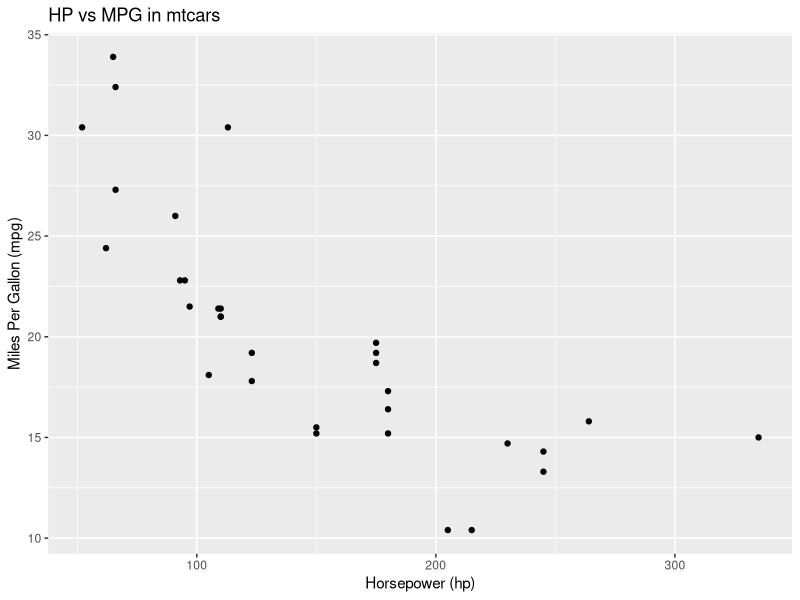
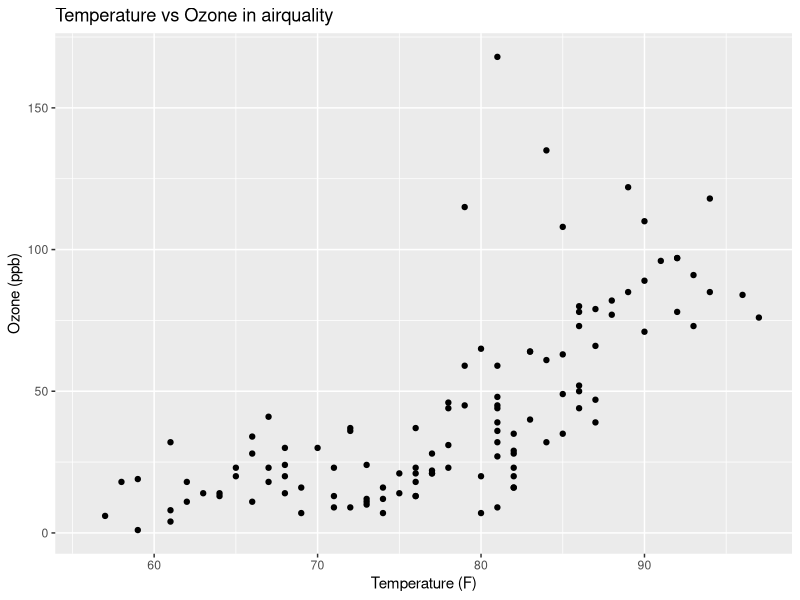
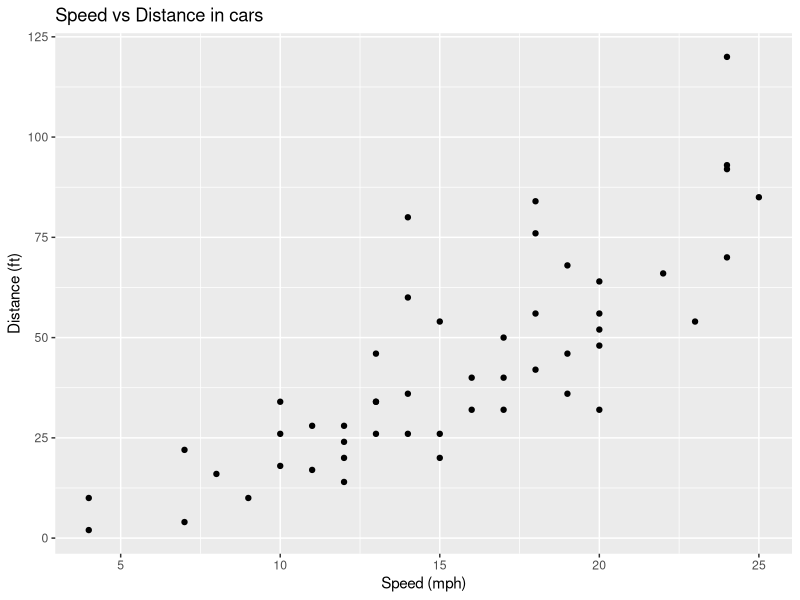
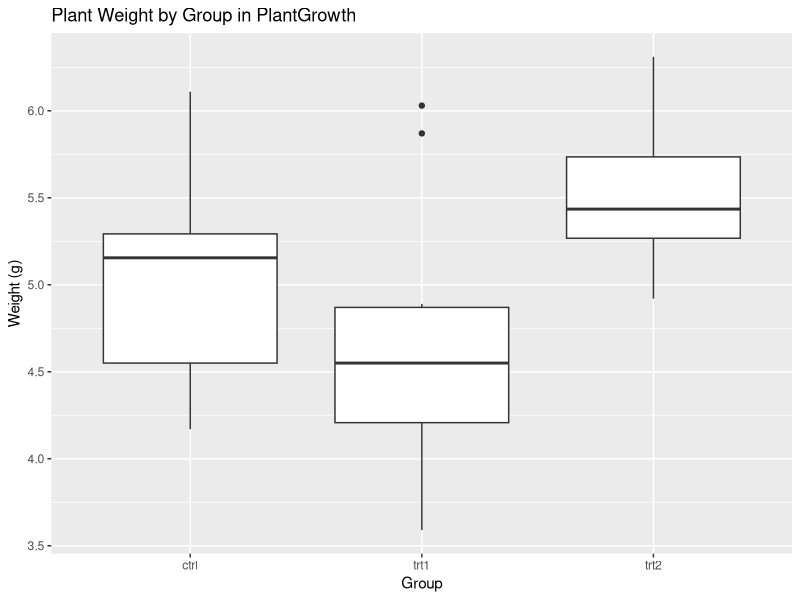
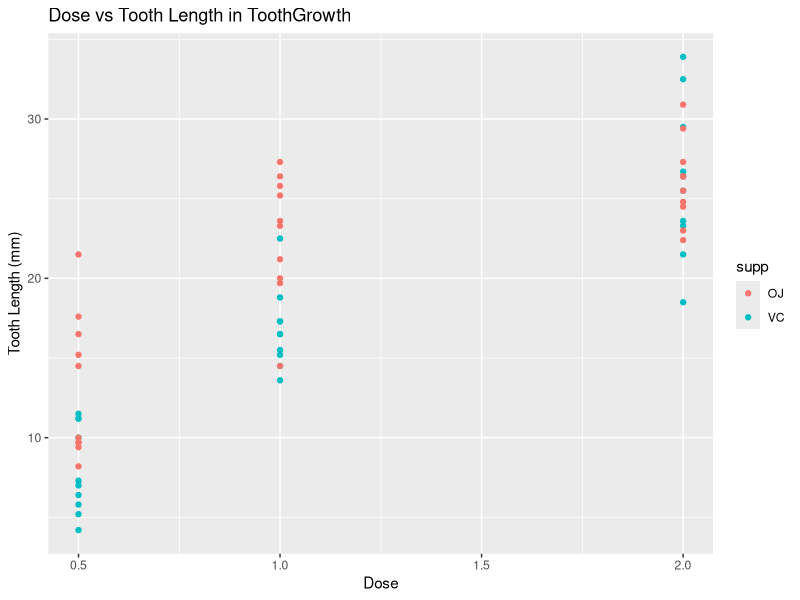
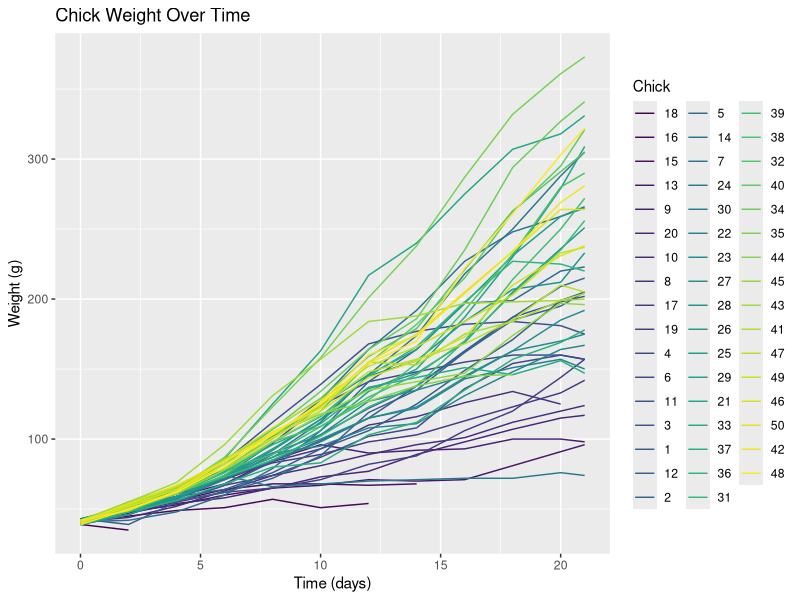
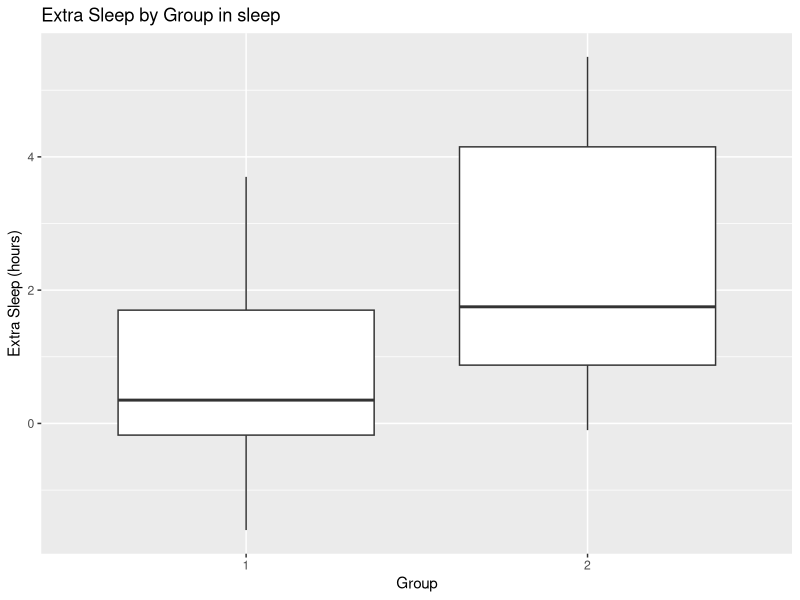
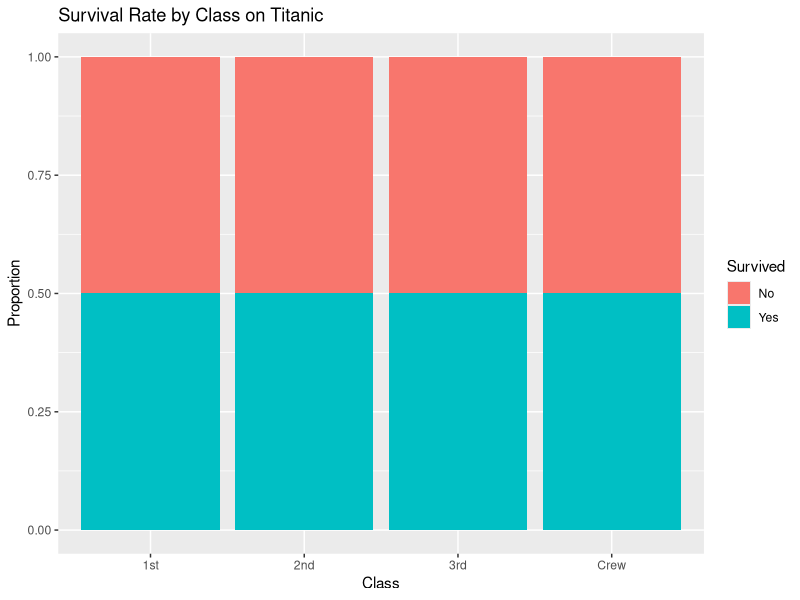

The R script that drew these images, in order:
# 데이터셋 탐색 및 분석 예제

# 필요한 패키지 로드
if (!requireNamespace("ggplot2", quietly = TRUE)) {
  install.packages("ggplot2")
}
library(ggplot2)

# 1. mtcars 데이터셋
cat("\n--- mtcars Dataset ---\n")
data(mtcars)
print(head(mtcars))
summary(mtcars)

# mtcars 데이터셋의 mpg(연비)와 hp(마력) 간의 관계를 시각화
ggplot(mtcars, aes(x = hp, y = mpg)) +
  geom_point() +
  labs(title = "HP vs MPG in mtcars", x = "Horsepower (hp)", y = "Miles Per Gallon (mpg)")

# 2. airquality 데이터셋
cat("\n--- airquality Dataset ---\n")
data(airquality)
print(head(airquality))
summary(airquality)

# airquality 데이터셋의 Ozone 농도와 Temperature 간의 관계를 시각화
ggplot(airquality, aes(x = Temp, y = Ozone)) +
  geom_point() +
  labs(title = "Temperature vs Ozone in airquality", x = "Temperature (F)", y = "Ozone (ppb)")

# 3. cars 데이터셋
cat("\n--- cars Dataset ---\n")
data(cars)
print(head(cars))
summary(cars)

# cars 데이터셋의 speed와 dist(제동거리) 간의 관계를 시각화
ggplot(cars, aes(x = speed, y = dist)) +
  geom_point() +
  labs(title = "Speed vs Distance in cars", x = "Speed (mph)", y = "Distance (ft)")

# 4. PlantGrowth 데이터셋
cat("\n--- PlantGrowth Dataset ---\n")
data(PlantGrowth)
print(head(PlantGrowth))
summary(PlantGrowth)

# PlantGrowth 데이터셋의 Group별 Plant Weight의 상자 그림
ggplot(PlantGrowth, aes(x = group, y = weight)) +
  geom_boxplot() +
  labs(title = "Plant Weight by Group in PlantGrowth", x = "Group", y = "Weight (g)")

# 5. ToothGrowth 데이터셋
cat("\n--- ToothGrowth Dataset ---\n")
data(ToothGrowth)
print(head(ToothGrowth))
summary(ToothGrowth)

# ToothGrowth 데이터셋의 dose와 length(치아 길이) 간의 관계를 시각화
ggplot(ToothGrowth, aes(x = dose, y = len, color = supp)) +
  geom_point() +
  labs(title = "Dose vs Tooth Length in ToothGrowth", x = "Dose", y = "Tooth Length (mm)")

# 6. ChickWeight 데이터셋
cat("\n--- ChickWeight Dataset ---\n")
data(ChickWeight)
print(head(ChickWeight))
summary(ChickWeight)

# ChickWeight 데이터셋의 Time에 따른 Chick의 Weight를 시각화
ggplot(ChickWeight, aes(x = Time, y = weight, color = Chick)) +
  geom_line() +
  labs(title = "Chick Weight Over Time", x = "Time (days)", y = "Weight (g)")

# 7. sleep 데이터셋
cat("\n--- sleep Dataset ---\n")
data(sleep)
print(head(sleep))
summary(sleep)

# sleep 데이터셋의 group별 extra(수면 증가량) 상자 그림
ggplot(sleep, aes(x = as.factor(group), y = extra)) +
  geom_boxplot() +
  labs(title = "Extra Sleep by Group in sleep", x = "Group", y = "Extra Sleep (hours)")

# 8. Titanic 데이터셋
cat("\n--- Titanic Dataset ---\n")
data(Titanic)
print(Titanic)
summary(Titanic)

# Titanic 데이터셋의 승객 클래스와 생존 여부에 따른 비율을 시각화
titanic_df <- as.data.frame(Titanic)
ggplot(titanic_df, aes(x = Class, fill = Survived)) +
  geom_bar(position = "fill") +
  labs(title = "Survival Rate by Class on Titanic", x = "Class", y = "Proportion")
